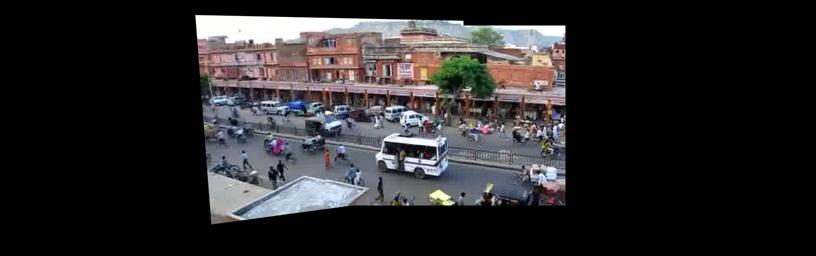
#> input picture Project 5/jieting2_proj5/images/project_5/image005.jpg, 816 x 256 px, given in place of f0001.jpg, which was not available
$ python Project_5.py
#> lines starting #> are read from the running program, lines starting #| are printed output that depends on the picture; after the words box and inside, x2 and y2 are one past the last pixel; in counts of white or black regions, pixels touching at a corner belong together; long printed decimals are rounded; pictures that were not available may be replaced by others from this repository, and a replacement may not be noted

# coding: utf-8

# # Programming Project #5: Video Stitching and Processing

# ## CS445: Computational Photography - Fall 2019

# ### Part I: Stitch two key frames <img src="images/project_5/image005.jpg" alt="Drawing" style="float: right; width: 450px"/>
#
# #### This involves:
# 1. compute homography H between two frames;
# 2. project each frame onto the same surface;
# 3. blend the surfaces.
#
#
#
# Check that your homography is correct by plotting four points that form a square in frame 270 and their projections in each image, like this:
# <p>
#     <img src="images/project_5/image002.jpg" alt="Drawing"/>
#     <img src="images/project_5/image004.jpg" alt="Drawing"/>
# </p>

# In[1]:


import cv2
import numpy as np
from numpy.linalg import svd, inv

get_ipython().run_line_magic('matplotlib', 'inline')
from matplotlib import pyplot as plt


# In[2]:


pts = np.array([[10,5],[20,30],[70,20],[50,10]], np.int32)
pts = pts.reshape((-1,1,2))
print(pts)


# In[3]:


# images location
im1 = './images/input/frames/f0001.jpg'
im2 = './images/input/frames/f0270.jpg'

# Load an color image in grayscale
im1 = cv2.imread(im1) # float32, 0.0-1.0
#> im1 is the input picture: shape (256, 816, 3); mean B, G, R 41.4, 40, 41.4
im2 = cv2.imread(im2)
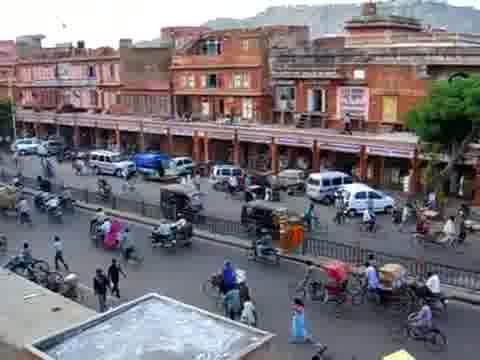
#> input picture Project 5/jieting2_proj5/images/input/frames/f0270.jpg, 480 x 360 px
#> im2 is the input picture: shape (360, 480, 3); mean B, G, R 120.4, 115, 119.6
print(im1.shape[0],im1.shape[1],im1.shape[2])
#| 256 816 3


# In[4]:


def auto_homography(Ia,Ib, homography_func=None):
    '''
    Computes a homography that maps points from Ia to Ib

    Input: Ia and Ib are images
    Output: H is the homography

    '''
    if Ia.dtype == 'float32' and Ib.dtype == 'float32':
        Ia = (Ia*255).astype(np.uint8)
        Ib = (Ib*255).astype(np.uint8)

    Ia_gray = cv2.cvtColor(Ia,cv2.COLOR_BGR2GRAY)
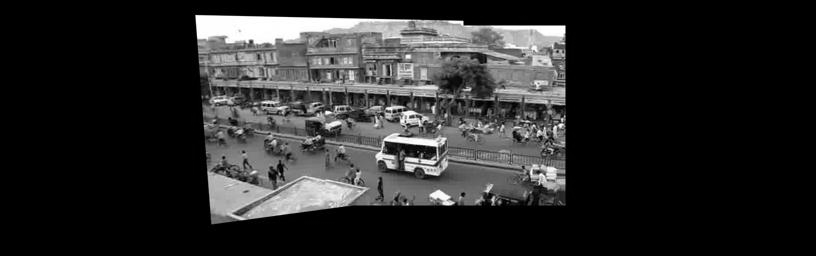
#> Ia_gray: shape (256, 816); min 0, max 255, mean 40.6
    Ib_gray = cv2.cvtColor(Ib,cv2.COLOR_BGR2GRAY)
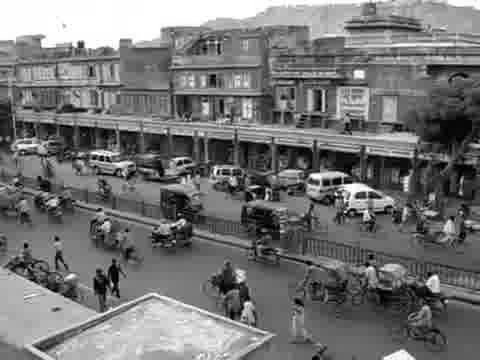
#> Ib_gray: shape (360, 480); min 0, max 255, mean 117

    # Initiate SIFT detector
    sift = cv2.xfeatures2d.SIFT_create()

    # find the keypoints and descriptors with SIFT
    # kp_a is keypoints List and des_a is descriptors List
    kp_a, des_a = sift.detectAndCompute(Ia_gray,None)
#> kp_a = 1181 keypoints; strongest (x, y, size): (557, 32, 11.2), (461, 22, 2.7), (327, 112, 2.9), (411, 117, 2.7)
    kp_b, des_b = sift.detectAndCompute(Ib_gray,None)
#> kp_b = 2820 keypoints; strongest (x, y, size): (336, 194, 2.1), (314, 176, 4.7), (81, 44, 4.5), (359, 74, 6.7)

    # BFMatcher with default params
    bf = cv2.BFMatcher()
    matches = bf.knnMatch(des_a,des_b, k=2)
#> matches = 1181 matches
# [6 lines of commented-out code are left out]
    good = []
    for m,n in matches:
        if m.distance < 0.75*n.distance:
            good.append(m)
#> after the loop, good = 339 matches

    numMatches = int(len(good)) # numMatches = 215
#> numMatches = 339
    matches = good
#> matches = 339 matches

    # Xa and Xb are 3xN matrices that contain homogeneous coordinates for the N
    # matching points for each image
    Xa = np.ones((3,numMatches))
    Xb = np.ones((3,numMatches))

#     print('---TEST 3*215 point---')
#     print(Xa[:,0][0:2])
#     print(Xa[:,0])
    pts1_good = np.ones((3,4))
    pts2_good = np.ones((3,4))
    for idx, match_i in enumerate(matches):
        Xa[:,idx][0:2] = kp_a[match_i.queryIdx].pt
        Xb[:,idx][0:2] = kp_b[match_i.trainIdx].pt

    ## RANSAC
    niter = 1000
    best_score = 0

    H = np.zeros((3,3))
    for t in range(niter):
        # estimate homography
        subset = np.random.choice(numMatches, 4, replace=False)
        pts1 = Xa[:,subset]
        pts2 = Xb[:,subset]

        H_t = homography_func(pts1, pts2)
#         H_t = computeHomography(pts1, pts2) # edit helper code below (computeHomography)
        # pts1 = 3xN matrix and N = 4

        # score homography
        Xb_ = np.dot(H_t, Xa) # project points from first image to second using H
        du = Xb_[0,:]/Xb_[2,:] - Xb[0,:]/Xb[2,:]
        dv = Xb_[1,:]/Xb_[2,:] - Xb[1,:]/Xb[2,:]

        ok_t = np.sqrt(du**2 + dv**2) < 1  # you may need to play with this threshold
        score_t = sum(ok_t)

        if score_t > best_score:
            best_score = score_t
            H = H_t
            in_idx = ok_t
            pts1_good = pts1
            pts2_good = pts2
#> this loop made 1000 passes
#> (subset, score_t, best_score) on passes 1, 4, 5, 6, 21: ([76, 270, 224, 159], 164, 164), ([280, 6, 288, 31], 180, 180), ([34, 268, 44, 47], 192, 192), ([56, 190, 177, 48], 207, 207), ([334, 79, 120, 152], 266, 266)
#> (score_t, best_score) on passes 120, 217: (272, 272), (274, 274)
#> after the loop, best_score = 274
#     print(pts1_good)
#     print(pts2_good)
    print('best score: {:02f}'.format(best_score))
#| best score: 274.000

# # Check that your homography is correct by plotting four points that form a square in frame 270
#     # use as the four corners to draw the polylines
#     con_pts1 = np.zeros((4,2),np.int32)
#     con_pts2 = np.zeros((4,2),np.int32)

#     for i in range (4):
# #         print("point %d Xa"%(i),pts1_good[:,i])
# #         print("point %d Xb"%(i),pts2_good[:,i])
# #         Xb_ = np.dot(H, Xa)
# #         print("point %d Xb_"%(i),Xb_[:,i])
# #         print(Xb_[:,i]/Xb_[2,i])
#         con_pts1[i] = pts1_good[0:2,i]
#         con_pts2[i] = pts2_good[0:2,i]
# #         print(con_pts1[i])
# #         print(con_pts2[i])
# #     A[[i, j], :] = A[[j, i], :] # 实现了第i行与第j行的互换
#     im1_RGB2 = cv2.cvtColor(Ia,cv2.COLOR_BGR2RGB)
#     im2_RGB2 = cv2.cvtColor(Ib,cv2.COLOR_BGR2RGB)
#     con_pts1[[0, 2], :] = con_pts1[[2, 0], :]
#     con_pts2[[0, 2], :] = con_pts2[[2, 0], :]

# #   for draw rectangular  im1_RGB2 = cv2.rectangle(im1_RGB2,(100,100),(200,200),(255,0,0),3)
# #     pts = np.array([[10,5],[20,30],[70,20],[50,10]], np.int32)
#     con_pts1 = con_pts1.reshape((-1,1,2))
#     con_pts2 = con_pts2.reshape((-1,1,2))
# #     print("--------")
# #     print(con_pts1)
# #     print(con_pts2)
#     im1_RGB2 = cv2.polylines(im1_RGB2,[con_pts1],True,(255,0,0),thickness = 2,lineType = 8)
#     im2_RGB2 = cv2.polylines(im2_RGB2,[con_pts2],True,(255,0,0),thickness = 2,lineType = 8)

#     plt.imshow(im1_RGB2)
#     plt.show()

#     plt.imshow(im2_RGB2)
#     plt.show()

#     # Optionally, you may want to re-estimate H based on inliers

    return H


# In[5]:


def computeHomography(pts1, pts2):
    '''
    Compute homography that maps from pts1 to pts2 using least squares solver

    Input: pts1 and pts2 are 3xN matrices for N points in homogeneous
    coordinates.  N is 4.

    Output: H is a 3x3 matrix, such that pts2~=H*pts1
    '''

    dimen, num = pts1.shape
    A = np.zeros((2*num, 9), dtype = np.float32)

    for i in range (0, num):
        # p_prime = w*[u_prime,v_prime,1]
        # p = [u,v,1]
        p_prime = pts2[:,i]
        u_prime = p_prime[0]/p_prime[2]
        v_prime = p_prime[1]/p_prime[2]

        p = pts1[:,i]
        u = p[0]/p[2]
        v = p[1]/p[2]
        A[i*2,:] = [-u,-v,-1,0,0,0,u*u_prime, v*u_prime, u_prime]
        A[i*2+1,:] = [0,0,0,-u,-v,-1,u*v_prime, v*v_prime, v_prime]
    U,S,Vt = svd(A)
    h = Vt[-1,:]
    H = np.reshape(h, (3, 3))

# [12 lines of commented-out code are left out]
    return H


# In[6]:


H = auto_homography(im1,im2, computeHomography)
#> H = [[-0.00514, 0.000406, 0.998], [0.000126, -0.00599, 0.0653], [2.6e-06, 2.22e-07, -0.00407]]


# In[7]:


im1_path = './images/input/frames/f0001.jpg'
im2_path = './images/input/frames/f0270.jpg'
im1_cv2 = cv2.imread(im1_path) # uint 0-255
im2_cv2 = cv2.imread(im2_path)

im1_RGB = cv2.cvtColor(im1_cv2,cv2.COLOR_BGR2RGB)
im2_RGB = cv2.cvtColor(im2_cv2,cv2.COLOR_BGR2RGB)

im1_plt = im1_RGB.astype(np.float32)/255
im2_plt = im2_RGB.astype(np.float32)/255


# [5 lines of commented-out code are left out]

fig, axes = plt.subplots(3,2)
axes[0,0].imshow(im1_cv2)
axes[0,1].imshow(im2_cv2)
axes[1,0].imshow(im1_RGB)
axes[1,1].imshow(im2_RGB)
axes[2,0].imshow(im1_plt)
axes[2,1].imshow(im2_plt)
"It is important to change color from BGR to RGB"


# In[8]:


cols = 2000
rows = 500
# 360*480
# pts = np.float32([[0, 0], [0, h-1], [w-1, h-1], [w-1, 0]]).reshape(-1, 1, 2)
# dst = cv2.perspectiveTransform(pts, H)
H_transition = np.identity(3)
H_transition[0,2] = cols/2-240
H_transition[1,2] = rows/2-180
print(H_transition)
# Xb_ = np.dot(H, im1_plt) # project points from first image to second using H
# du = Xb_[0,:]/Xb_[2,:]
# img_warped = cv2.warpPerspective(img, H_t.dot(H), (output_width, output_height))

img_warped_270 = cv2.warpPerspective(im2_plt,H_transition,(cols, rows))
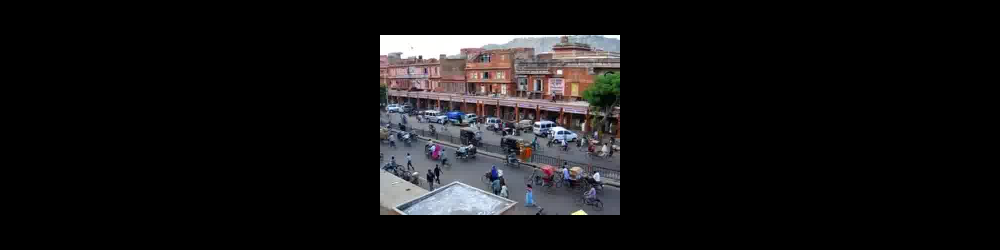
#> img_warped_270: shape (500, 2000, 3) float32 (shown at 1/2 size); mean R, G, B 0.081, 0.0779, 0.0815
img_warped_0 = cv2.warpPerspective(im1_plt, np.dot(H_transition, H), (cols, rows))
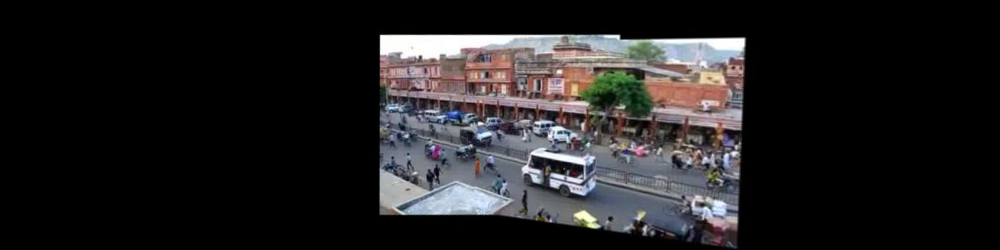
#> img_warped_0: shape (500, 2000, 3) float32 (shown at 1/2 size); mean R, G, B 0.134, 0.129, 0.133
# img_warped3 = cv2.warpPerspective(img_warped2, H_transition, (w, h))

plt.imshow(img_warped_270)
plt.show()
#> figure, not shown here; B, G, R data is drawn as R, G, B
plt.imshow(img_warped_0)
plt.show()
#  method 1
print("method1")
result = img_warped_270
for i in range(0,rows):
    for j in range(0,cols):
        if (result[i,j].sum() == 0) and (img_warped_0[i,j].sum() != 0):
            result[i,j] = img_warped_0[i,j]
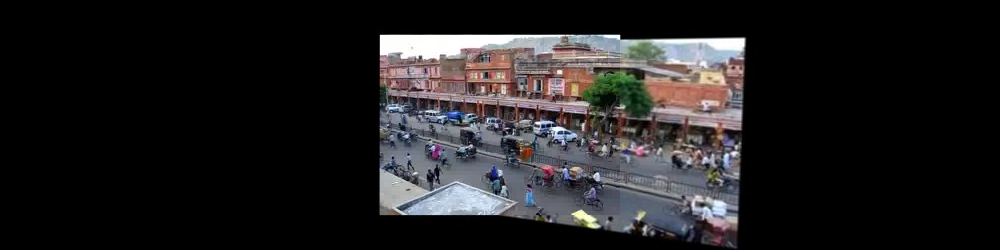
#> result: shape (500, 2000, 3) float32 (shown at 1/2 size); 12.97% of pixels changed, all inside (x1, y1, x2, y2) = (737, 53, 1520, 500)
plt.imshow(result)
plt.show()


# In[9]:


'''
#  method 2
print("method2")
for col in range(0, cols):
    if img_warped_270[:, col].any() and img_warped_0[:, col].any():
        left = col
        break
for col in range(cols-1, 0, -1):
    if img_warped_270[:, col].any() and img_warped_0[:, col].any():
        right = col
        break
srcImg = img_warped_270
warpImg = img_warped_0
res = np.zeros([rows, cols, 3], np.float32)

for row in range(0, rows):
    for col in range(0, cols):
        if not srcImg[row, col].any():
            res[row, col] = warpImg[row, col]
        elif not warpImg[row, col].any():
            res[row, col] = srcImg[row, col]
        else:
            srcImgLen = float(abs(col - right))
            testImgLen = float(abs(col - left))
            alpha = srcImgLen / (srcImgLen + testImgLen)
            res[row, col] = np.clip(srcImg[row, col] * (1-alpha) + warpImg[row, col] * alpha, 0, 255)
plt.imshow(res)
plt.show()
'''


# ### Part II: Panorama using five key frames
#
# In this part you will produce a panorama using five key frames. Let's determine frames [90, 270, 450, 630, 810] as key frames. The goal is to map all the five frames onto the plane corresponding to frame 450 (that we also call the _reference frame_). For the frames 270 and 630 you can follow the instructions in part 1.
#
# <img src="images/project_5/header.jpg" alt="Drawing" style="float: center; width: 500px"/>
#
# Mapping frame 90 to frame 450 is difficult because they share very little area. Therefore you need to perform a two stage mapping by using frame 270 as a guide. Compute one projection from 90 to 270 and one from 270 to 450 and multiply the two matrices. This produces a projection from 90 to 450 even though these frames have very little area in common
#
#

# In[10]:


import cv2
import numpy as np
import utils


# In[11]:


# [7 lines left out: function warpped, not called in this run]
# [9 lines of commented-out code are left out]


master_frames =[90, 270, 450, 630, 810]
reference_frame = 450
reference_idx = master_frames.index(reference_frame)
im1_path = './images/input/frames/f0090.jpg'
im2_path = './images/input/frames/f0270.jpg'
im3_path = './images/input/frames/f0450.jpg'
im4_path = './images/input/frames/f0630.jpg'
im5_path = './images/input/frames/f0810.jpg'
im1_cv2 = cv2.imread(im1_path) # float32, 0.0-1.0
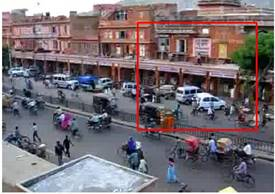
#> input picture Project 5/jieting2_proj5/images/project_5/image002.jpg, 275 x 194 px, given in place of f0090.jpg, which was not available
#> im1_cv2 is the input picture: shape (194, 275, 3); mean B, G, R 115.5, 110, 118.9
im2_cv2 = cv2.imread(im2_path)
im3_cv2 = cv2.imread(im3_path)
im4_cv2 = cv2.imread(im4_path)
im5_cv2 = cv2.imread(im5_path)

im1_RGB = cv2.cvtColor(im1_cv2,cv2.COLOR_BGR2RGB)
#> im1_RGB: shape (194, 275, 3)
im2_RGB = cv2.cvtColor(im2_cv2,cv2.COLOR_BGR2RGB)
im3_RGB = cv2.cvtColor(im3_cv2,cv2.COLOR_BGR2RGB)
#> (the run stopped early here; a loop or call above may not have finished)
